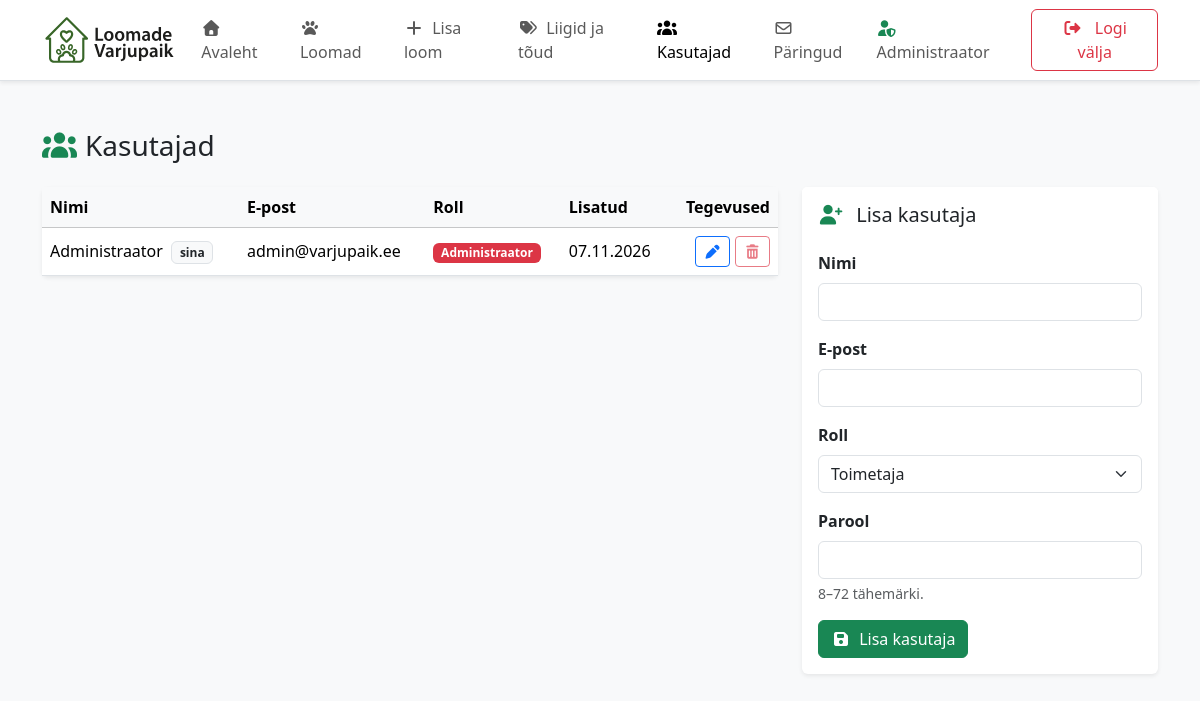
Screenshot of /veebirakendus/admin/users.php (signed in) with the database file from the repository.
### tables this page shows
CREATE TABLE users (
    id INT UNSIGNED AUTO_INCREMENT PRIMARY KEY,
    name VARCHAR(80) NOT NULL,
    email VARCHAR(120) NOT NULL UNIQUE,
    password_hash VARCHAR(255) NOT NULL,
    role ENUM('admin', 'toimetaja') NOT NULL DEFAULT 'toimetaja',
    created_at TIMESTAMP NOT NULL DEFAULT CURRENT_TIMESTAMP
);

### veebirakendus/includes/functions.php (called while the page is built, shortened)
<?php
function e(mixed $value): string
{
    return htmlspecialchars((string) $value, ENT_QUOTES | ENT_SUBSTITUTE, 'UTF-8');
}
function current_user(): ?array
{
    return $_SESSION['user'] ?? null;
}
function require_login(string $loginUrl): array
{
    $user = current_user();
    return $user;
}

### veebirakendus/admin/users.php (the view, shortened to what this page needs)
<?php
require_once __DIR__ . '/../includes/functions.php';
$me = require_login('../login.php');
$myId = (int) ($me['id'] ?? 0);
$editId = null;
$editUser = null;
$errors = [];
$values = ['name' => '', 'email' => '', 'role' => 'toimetaja'];
require __DIR__ . '/../includes/admin_header.php';
$users = $pdo->query('SELECT id, name, email, role, created_at FROM users ORDER BY name')->fetchAll();
$isEditing = $editUser !== null;
?>
<div class="d-flex flex-wrap justify-content-between align-items-center gap-2 mb-4">
    <h1 class="h3 mb-0"><i class="fa-solid fa-users text-success me-2"></i>Kasutajad</h1>
</div>
<div class="row g-4">
    <div class="col-lg-8">
        <div class="card shadow-sm border-0">
            <div class="table-responsive">
                <table class="table align-middle table-hover mb-0">
                    <thead class="table-light">
                        <tr>
                            <th scope="col">Nimi</th>
                            <th scope="col">E-post</th>
                            <th scope="col">Roll</th>
                            <th scope="col">Lisatud</th>
                            <th scope="col" class="text-end">Tegevused</th>
                        </tr>
                    </thead>
                    <tbody>
                        <?php foreach ($users as $u): ?>
                            <?php $isSelf = (int) $u['id'] === $myId; ?>
                            <tr<?= (int) $u['id'] === $editId ? ' class="table-success"' : '' ?>>
                                <td>
                                    <?= e($u['name']) ?>
                                    <?php if ($isSelf): ?><span class="badge bg-light text-dark border ms-1">sina</span><?php endif; ?>
                                </td>
                                <td><?= e($u['email']) ?></td>
                                <td>
                                    <span class="badge <?= $u['role'] === 'admin' ? 'bg-danger' : 'bg-secondary' ?>"><?= e($u['role'] === 'admin' ? 'Administraator' : 'Toimetaja') ?></span>
                                </td>
                                <td><?= e(date('d.m.Y', strtotime((string) $u['created_at']))) ?></td>
                                <td class="text-end text-nowrap">
                                    <a href="users.php?id=<?= (int) $u['id'] ?>" class="btn btn-sm btn-outline-primary" title="Muuda" aria-label="Muuda kasutajat <?= e($u['name']) ?>">
                                        <i class="fa-solid fa-pen"></i>
                                    </a>
                                    <form method="post" action="users.php" class="d-inline"
                                        onsubmit="return confirm('Kustutada kasutaja? Seda ei saa tagasi võtta.')">
                                        <button type="submit" class="btn btn-sm btn-outline-danger" title="Kustuta" aria-label="Kustuta kasutaja <?= e($u['name']) ?>"
                                            <?= $isSelf ? 'disabled' : '' ?>>
                                            <i class="fa-solid fa-trash-can"></i>
                                        </button>
                                    </form>
                                </td>
                            </tr>
                        <?php endforeach; ?>
                    </tbody>
                </table>
            </div>
        </div>
    </div>
    <div class="col-lg-4">
        <div class="card shadow-sm border-0">
            <div class="card-header bg-white border-bottom-0 pt-3">
                <h2 class="h5 mb-0">
                    <i class="fa-solid <?= $isEditing ? 'fa-user-pen' : 'fa-user-plus' ?> text-success me-2"></i>
                    <?= $isEditing ? 'Muuda kasutajat' : 'Lisa kasutaja' ?>
                </h2>
            </div>
            <div class="card-body">
                <form method="post" action="users.php" novalidate>
                    <div class="mb-3">
                        <label for="user_name" class="form-label fw-semibold">Nimi</label>
                        <input type="text" id="user_name" name="name" maxlength="80" required
                            class="form-control<?= isset($errors['name']) ? ' is-invalid' : '' ?>"
                            value="<?= e($values['name']) ?>">
                    </div>
                    <div class="mb-3">
                        <label for="user_email" class="form-label fw-semibold">E-post</label>
                        <input type="email" id="user_email" name="email" maxlength="120" required
                            class="form-control<?= isset($errors['email']) ? ' is-invalid' : '' ?>"
                            value="<?= e($values['email']) ?>">
                    </div>
                    <div class="mb-3">
                        <label for="user_role" class="form-label fw-semibold">Roll</label>
                        <select id="user_role" name="role" class="form-select<?= isset($errors['role']) ? ' is-invalid' : '' ?>">
                            <?php foreach (USER_ROLES as $r): ?>
                                <option value="<?= e($r) ?>" <?= $values['role'] === $r ? 'selected' : '' ?>><?= e($r === 'admin' ? 'Administraator' : 'Toimetaja') ?></option>
                            <?php endforeach; ?>
                        </select>
                    </div>
                    <div class="mb-3">
                        <label for="user_password" class="form-label fw-semibold">Parool</label>
                        <input type="password" id="user_password" name="password" minlength="8" maxlength="72" autocomplete="new-password"
                            class="form-control<?= isset($errors['password']) ? ' is-invalid' : '' ?>"
                            <?= $isEditing ? '' : 'required' ?>>
                        <div class="form-text">
                            <?= $isEditing ? 'Jäta tühjaks, kui parooli ei muudeta. 8–72 tähemärki.' : '8–72 tähemärki.' ?>
                        </div>
                    </div>
                    <button type="submit" class="btn btn-success">
                        <i class="fa-solid fa-floppy-disk me-1"></i> <?= $isEditing ? 'Salvesta muudatused' : 'Lisa kasutaja' ?>
                    </button>
                </form>
            </div>
        </div>
    </div>
</div>
<?php require __DIR__ . '/../includes/admin_footer.php'; ?>

### rows the page displays
users: name "Administraator", shows "sina", email "admin@varjupaik.ee", role "Administraator", created_at "07.11.2026"

### other values shown
$user['name'] "Administraator"
form field role "Toimetaja"
